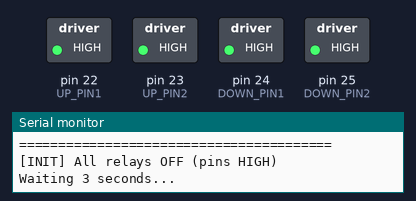
A sketch run on a simulated Arduino Mega 2560, built with avr-gcc and run on an emulated ATmega2560. Shown: switched loads named in the sketch (green lamp = pin HIGH), the last lines printed to the serial monitor.

Above: at 0.2 s.
At 3.2 s:
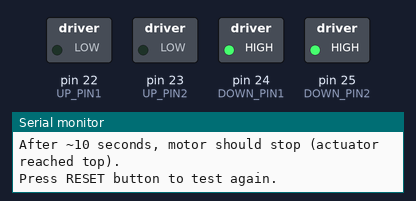
Timing chart, 0 to 4.7 s (numbered marks = the images above):
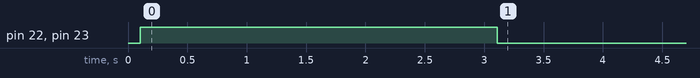

The sketch:

test_single_block.ino
```cpp
/**
 * Arduino Mega - Single Block Test
 * Тестирует только Block 1 - поднять и держать
 */

// Block 1 пины
#define UP_PIN1   22
#define UP_PIN2   23
#define DOWN_PIN1 24
#define DOWN_PIN2 25

void setup() {
  Serial.begin(115200);
  delay(100);

  Serial.println("\n========================================");
  Serial.println("  SINGLE BLOCK TEST - Block 1");
  Serial.println("========================================\n");

  // Инициализация пинов
  pinMode(UP_PIN1, OUTPUT);
  pinMode(UP_PIN2, OUTPUT);
  pinMode(DOWN_PIN1, OUTPUT);
  pinMode(DOWN_PIN2, OUTPUT);

  // ИНВЕРСНАЯ ЛОГИКА: HIGH = выключено
  digitalWrite(UP_PIN1, HIGH);
  digitalWrite(UP_PIN2, HIGH);
  digitalWrite(DOWN_PIN1, HIGH);
  digitalWrite(DOWN_PIN2, HIGH);

  Serial.println("[INIT] All relays OFF (pins HIGH)");
  Serial.println("\nWaiting 3 seconds...\n");
  delay(3000);

  // ПОДНЯТЬ Block 1
  Serial.println("=== RAISING BLOCK 1 ===");
  Serial.println("[UP] Pins 22,23 = LOW (relay ON)");

  digitalWrite(UP_PIN1, LOW);   // Реле включено
  digitalWrite(UP_PIN2, LOW);   // Реле включено
  digitalWrite(DOWN_PIN1, HIGH); // Реле выключено
  digitalWrite(DOWN_PIN2, HIGH); // Реле выключено

  Serial.println("\nBlock 1 is now UP and will stay UP.");
  Serial.println("Motor should be running now!");
  Serial.println("After ~10 seconds, motor should stop (actuator reached top).");
  Serial.println("\nPress RESET button to test again.\n");
}

void loop() {
  // Block 1 остаётся поднятым
  // Ничего не делаем в loop
}
```
